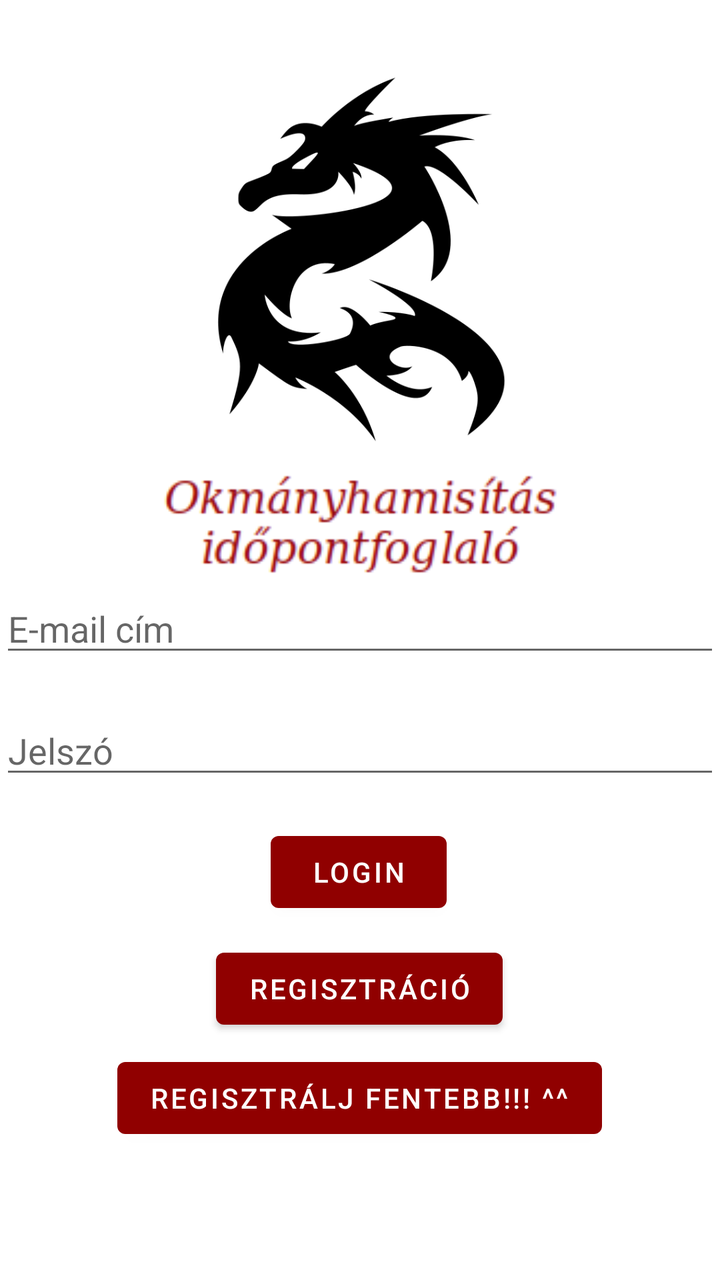
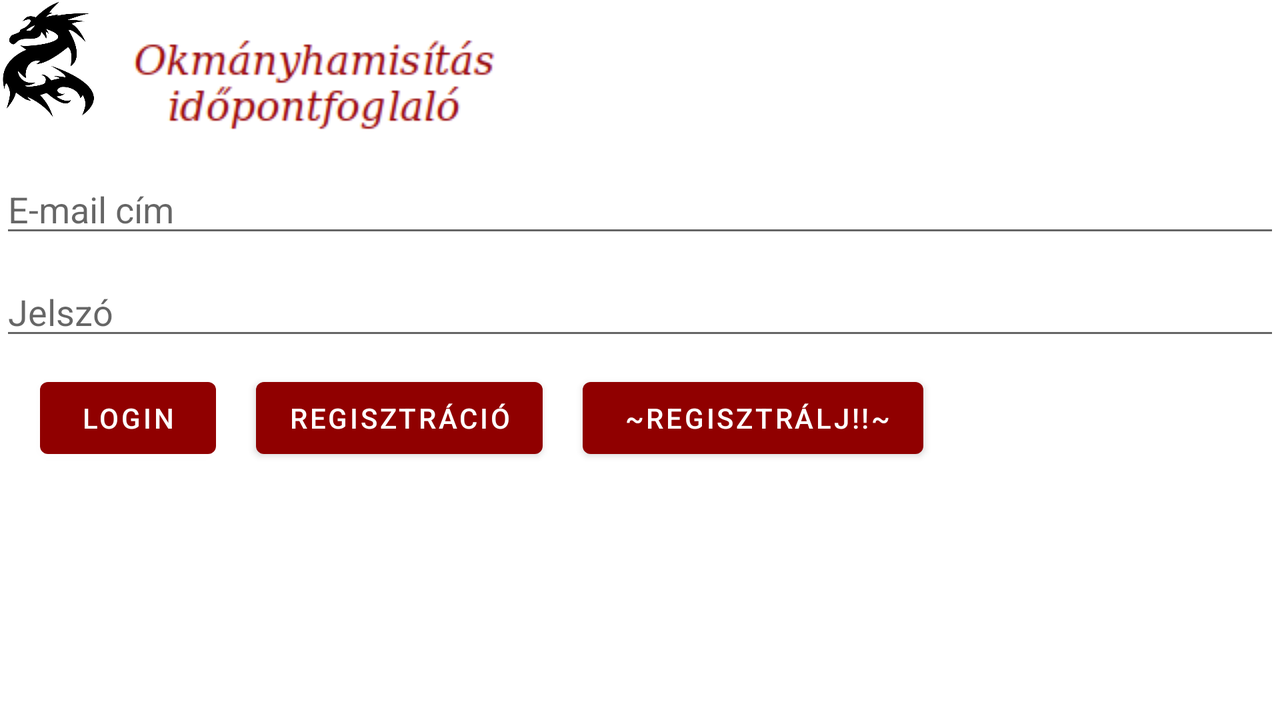

One screen, two layout resources from the same app: the default and the repository's alternative for another configuration. Each is rendered where Android would select it; the XML of both is given below.
<!-- AndroidManifest.xml: application theme Theme.Okmanyiroda -->
<!-- res/layout/activity_main.xml -->
<?xml version="1.0" encoding="utf-8"?>
<androidx.constraintlayout.widget.ConstraintLayout xmlns:android="http://schemas.android.com/apk/res/android"
    xmlns:app="http://schemas.android.com/apk/res-auto"
    xmlns:tools="http://schemas.android.com/tools"
    android:layout_width="match_parent"
    android:layout_height="match_parent"
    tools:context=".MainActivity">


    <ImageView
        android:id="@+id/imageView2"
        android:layout_width="156dp"
        android:layout_height="189dp"
        android:layout_marginTop="36dp"
        app:layout_constraintEnd_toEndOf="parent"
        app:layout_constraintStart_toStartOf="parent"
        app:layout_constraintTop_toTopOf="parent"
        app:srcCompat="@drawable/sari" />

    <ImageView
        android:id="@+id/imageView4"
        android:layout_width="211dp"
        android:layout_height="63dp"
        android:layout_marginTop="4dp"
        app:layout_constraintEnd_toEndOf="parent"
        app:layout_constraintHorizontal_bias="0.501"
        app:layout_constraintStart_toStartOf="parent"
        app:layout_constraintTop_toBottomOf="@+id/imageView2"
        app:srcCompat="@drawable/szoveg" />


    <EditText
        android:id="@+id/editTextUsername"
        android:layout_width="match_parent"
        android:layout_height="wrap_content"
        android:ems="15"
        android:hint="@string/email"
        android:inputType="textEmailAddress"
        app:layout_constraintTop_toBottomOf="@+id/imageView4"
        tools:layout_editor_absoluteX="0dp" />

    <EditText
        android:id="@+id/editTextPwd"
        android:layout_width="match_parent"
        android:layout_height="wrap_content"
        android:ems="15"
        android:hint="@string/password"
        android:inputType="textPassword"
        app:layout_constraintBottom_toBottomOf="parent"
        app:layout_constraintTop_toBottomOf="@+id/editTextUsername"
        app:layout_constraintVertical_bias="0.074"
        tools:layout_editor_absoluteX="0dp" />

    <Button
        android:id="@+id/buttonLogin"
        android:layout_width="wrap_content"
        android:layout_height="wrap_content"
        android:text="@string/login"
        android:onClick="login"
        app:layout_constraintBottom_toBottomOf="parent"
        app:layout_constraintEnd_toEndOf="parent"
        app:layout_constraintHorizontal_bias="0.498"
        app:layout_constraintStart_toStartOf="parent"
        app:layout_constraintTop_toBottomOf="@+id/editTextPwd"
        app:layout_constraintVertical_bias="0.09" />

    <Button
        android:id="@+id/buttonRegister"
        android:layout_width="wrap_content"
        android:layout_height="wrap_content"
        android:onClick="register"
        android:text="@string/register"
        app:layout_constraintBottom_toBottomOf="parent"
        app:layout_constraintEnd_toEndOf="parent"
        app:layout_constraintHorizontal_bias="0.498"
        app:layout_constraintStart_toStartOf="parent"
        app:layout_constraintTop_toBottomOf="@+id/buttonLogin"
        app:layout_constraintVertical_bias="0.079" />

    <Button
        android:id="@+id/buttonGuest"
        android:layout_width="wrap_content"
        android:layout_height="wrap_content"
        android:text="Regisztrálj fentebb!!! ^^"
        android:onClick="loginAsGuest"
        app:layout_constraintBottom_toBottomOf="parent"
        app:layout_constraintEnd_toEndOf="parent"
        app:layout_constraintHorizontal_bias="0.498"
        app:layout_constraintStart_toStartOf="parent"
        app:layout_constraintTop_toBottomOf="@+id/buttonRegister"
        app:layout_constraintVertical_bias="0.09" />


</androidx.constraintlayout.widget.ConstraintLayout>
<!-- resources referenced by this layout -->
<resources>
  <!-- drawable sari: png bitmap (drawable, 17047 bytes) -->
  <!-- drawable szoveg: png bitmap (drawable, 7312 bytes) -->
  <string name="email">E-mail cím</string>
  <string name="login">Login</string>
  <string name="password">Jelszó</string>
  <string name="register">Regisztráció</string>
  <style name="Theme.Okmanyiroda" parent="Theme.MaterialComponents.DayNight.DarkActionBar">
          
          <item name="colorPrimary">@color/blood_500</item>
          <item name="colorPrimaryVariant">@color/purple_700</item>
          <item name="colorOnPrimary">@color/white</item>
          
          <item name="colorSecondary">@color/teal_200</item>
          <item name="colorSecondaryVariant">@color/teal_700</item>
          <item name="colorOnSecondary">@color/black</item>
          
          <item name="android:statusBarColor" tools:targetApi="l">?attr/colorPrimaryVariant</item>
          
      </style>
  <color name="blood_500">#900000</color>
  <color name="purple_700">#000000</color>
  <color name="white">#FFFFFFFF</color>
  <color name="teal_200">#BB0000</color>
  <color name="teal_700">#DD0000</color>
  <color name="black">#FF000000</color>
</resources>
<!-- res/layout-land/activity_main.xml (the repository's variant of the layout above) -->
<!-- drawn on the phone turned sideways -->
<?xml version="1.0" encoding="utf-8"?>
<LinearLayout
    xmlns:android="http://schemas.android.com/apk/res/android"
    xmlns:app="http://schemas.android.com/apk/res-auto"
    xmlns:tools="http://schemas.android.com/tools"
    android:layout_width="match_parent"
    android:layout_height="match_parent"
    android:orientation="vertical"
    tools:context=".MainActivity">


    <ImageView
        android:id="@+id/imageView2"
        android:layout_width="48dp"
        android:layout_height="60dp"
        android:layout_marginLeft="0dp"
        android:layout_marginTop="0dp"
        app:srcCompat="@drawable/sari" />

    <ImageView
        android:id="@+id/imageView4"
        android:layout_width="194dp"
        android:layout_height="53dp"
        android:layout_marginLeft="60dp"
        android:layout_marginTop="-46dp"
        app:srcCompat="@drawable/szoveg" />

    <EditText
        android:id="@+id/editTextUsername"
        android:layout_width="match_parent"
        android:layout_height="wrap_content"
        android:ems="10"
        android:hint="@string/email"
        android:inputType="textEmailAddress"
        android:layout_marginTop="15dp"
        tools:layout_editor_absoluteX="0dp" />

    <EditText
        android:id="@+id/editTextPwd"
        android:layout_width="match_parent"
        android:layout_height="wrap_content"
        android:ems="10"
        android:hint="@string/password"
        android:inputType="textPassword"
        android:layout_marginTop="10dp"
        tools:layout_editor_absoluteX="0dp" />

    <LinearLayout
        android:layout_width="match_parent"
        android:layout_height="match_parent"
        android:orientation="horizontal"
        tools:context=".MainActivity">


    <Button
        android:id="@+id/buttonLogin"
        android:layout_width="wrap_content"
        android:layout_height="wrap_content"
        android:onClick="login"
        android:text="@string/login"
        android:layout_marginTop="10dp"
        android:layout_marginLeft="20dp" />

    <Button
        android:id="@+id/buttonRegister"
        android:layout_width="wrap_content"
        android:layout_height="wrap_content"
        android:onClick="register"
        android:text="@string/register"
        android:layout_marginTop="10dp"
        android:layout_marginLeft="20dp" />

        <Button
            android:id="@+id/buttonGuest"
            android:layout_width="wrap_content"
            android:layout_height="wrap_content"
            android:text=" ~Regisztrálj!!~"
            android:onClick="loginAsGuest"
            android:layout_marginTop="10dp"
            android:layout_marginLeft="20dp" />

    </LinearLayout>

</LinearLayout>
